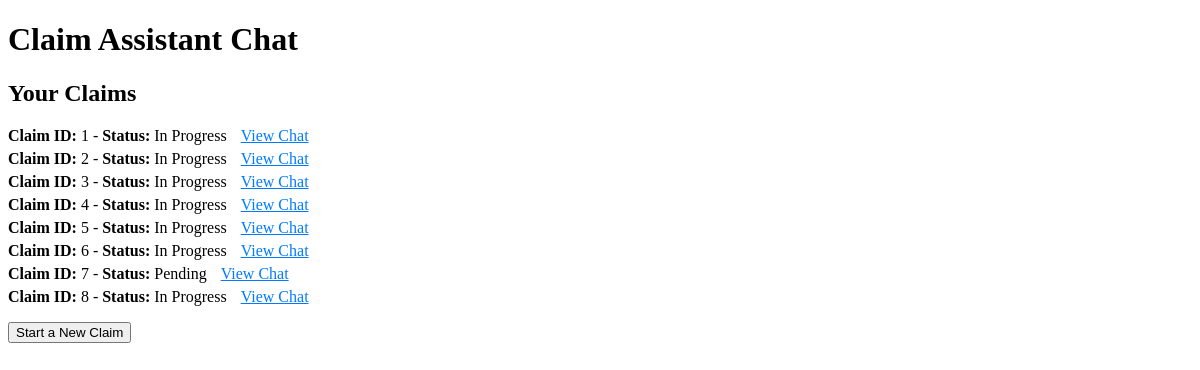
Screenshot of / (signed in) with the database file from the repository.
### app.py (models this page shows)
class Claim(db.Model):
    id = db.Column(db.Integer, primary_key=True)
    user_id = db.Column(db.Integer, db.ForeignKey('user.id'))
    raw_text = db.Column(db.Text)
    structured_data = db.Column(db.Text)
    status = db.Column(db.String(50))
    state = db.Column(db.String(50), default=ClaimState.START.value)
    adjudication_result = db.Column(db.Text)
    expert_feedback = db.Column(db.Text)
    merchant_response = db.Column(db.Text)
    created_at = db.Column(db.DateTime, default=datetime.utcnow)
    messages = db.relationship('Message', backref='claim', lazy=True)
    files = db.relationship('File', backref='claim', lazy=True)
    chat_locked = db.Column(db.Boolean, default=False)
    current_question = db.Column(db.String(50))  # To track the current question
    claim_summary = db.Column(db.Text)
    answers = db.Column(db.Text)  # New field to store answers as JSON
    question_index = db.Column(db.Integer)  # New field to store current question index

### app.py (the view)
@app.route('/')
def index():
    user_uuid = session.get('user_uuid')
    user = User.query.filter_by(user_uuid=user_uuid).first()
    if not user:
        return redirect(url_for('load_user'))
    claims = Claim.query.filter_by(user_id=user.id).all()
    transaction_details = {
        'transaction_name': 'Purchase at ABC Store',
        'date': '2023-10-15',
        'amount': '$100.00',
        'merchant_name': 'ABC Store',
        'merchant_email': 'merchant@example.com',
        'transaction_id': 'TX1234567890'
    }
    return render_template('index.html', transaction_details=transaction_details, claims=claims)

### app.py (called while the page is built)
@app.before_request
def load_user():
    user_uuid = session.get('user_uuid')
    if not user_uuid:
        user_uuid = str(uuid.uuid4())
        session['user_uuid'] = user_uuid
        user = User(user_uuid=user_uuid)
        db.session.add(user)
        db.session.commit()
    else:
        user = User.query.filter_by(user_uuid=user_uuid).first()
        if not user:
            user = User(user_uuid=user_uuid)
            db.session.add(user)
            db.session.commit()

### templates/index.html (shortened to what this page needs)
<!DOCTYPE html>
<html>
<head>
</head>
<body>
    <h1>Claim Assistant Chat</h1>
    <div id="claims-list">
        {% if claims %}
            <h2>Your Claims</h2>
            <ul>
                {% for claim in claims %}
                    <li>
                        <strong>Claim ID:</strong> {{ claim.id }} - <strong>Status:</strong> {{ claim.status }}
                        <a href="{{ url_for('view_claim', claim_id=claim.id) }}">View Chat</a>
                    </li>
                {% endfor %}
            </ul>
        {% else %}
            <p>You have no claims yet.</p>
        {% endif %}
        <button id="start-claim-button">Start a New Claim</button>
    </div>
</body>
</html>

### templates/index.html (style rules this page uses)
#claims-list ul { list-style-type: none; padding: 0; }
#claims-list li { margin: 5px 0; }
#claims-list a { margin-left: 10px; color: #007BFF; }

### rows the page displays
Claim: id "1", status "In Progress"
Claim: id "2", status "In Progress"
Claim: id "3", status "In Progress"
Claim: id "4", status "In Progress"
Claim: id "5", status "In Progress"
Claim: id "6", status "In Progress"
Claim: id "7", status "Pending"
Claim: id "8", status "In Progress"
